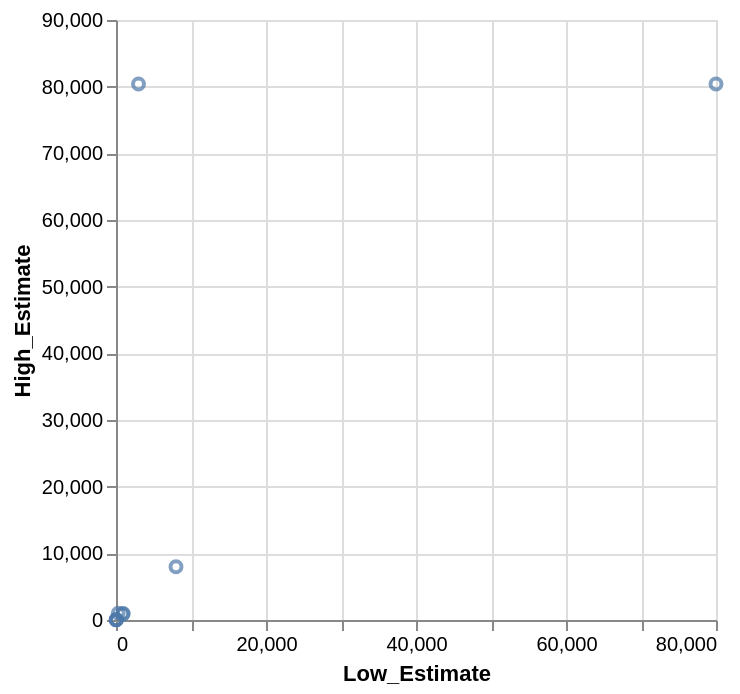

Vega-Lite specification stored for this chart:
### Vega-Lite specification from a JSON file in a GitHub repository (floating-point values rounded to 4 significant figures)
{"data": {"values": [{"x_data": 80000, "y_data": 80400}, {"x_data": 8000, "y_data": 8000}, {"x_data": 3000, "y_data": 80400}, {"x_data": 960, "y_data": 960}, {"x_data": 913, "y_data": 913}, {"x_data": 300, "y_data": 1000}, {"x_data": 53, "y_data": 53}, {"x_data": 39, "y_data": 39}, {"x_data": 16, "y_data": 16}]}, "mark": "point", "encoding": {"x": {"field": "x_data", "type": "quantitative", "title": "Low_Estimate"}, "y": {"field": "y_data", "type": "quantitative", "title": "High_Estimate"}}}
